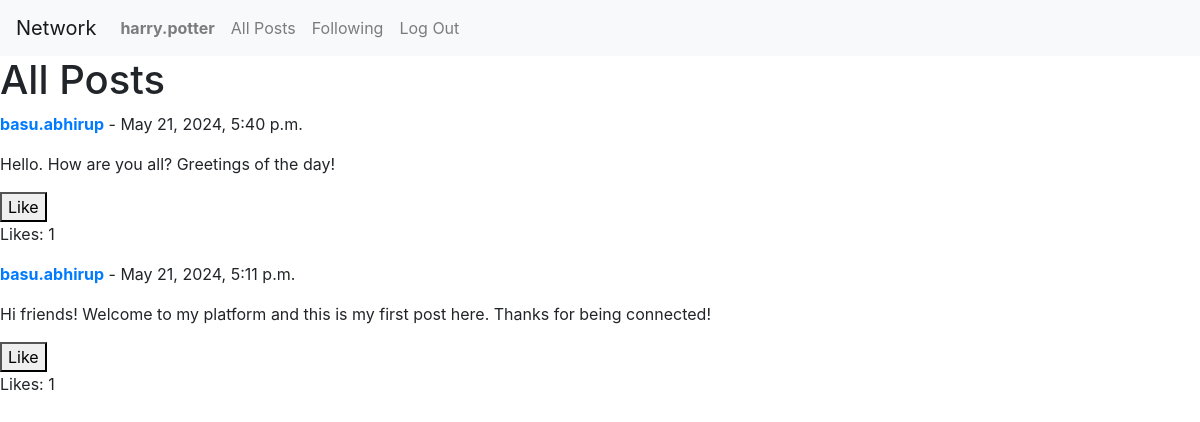
The page /following (signed in) on the database its author committed.
### network/models.py (models this page shows, shortened)
class User(AbstractUser):
    pass

class Post(models.Model):
  user = models.ForeignKey(User, on_delete=models.CASCADE)
  content = models.TextField()
  timestamp = models.DateTimeField(auto_now_add=True)
  likes = models.PositiveIntegerField(default=0)

### network/views.py (the view)
# urls.py: path('following', views.following_posts, name='following_posts'),
@login_required
def following_posts(request):
  following = request.user.following.all()
  following_users = [f.following for f in following]
  following_posts = Post.objects.filter(user__in=following_users).order_by('-timestamp')
  posts = []
  for post in following_posts:
    already_liked = post.liked_by.filter(user=request.user).exists()
    posts.append({
      'post': post,
      'already_liked': already_liked
      })
  return render(request, 'network/all_posts.html', {
    'posts': posts
    })

### network/templates/network/all_posts.html (shortened to what this page needs)
{% extends "network/layout.html" %}
{% block body %}
    <h1>All Posts</h1>
    {% for post in posts %}
    <div class="post">
        <p><a href="{% url 'profile' post.post.user.username %}"><b>{{ post.post.user.username }}</b></a> - {{ post.post.timestamp }}</p>
        <p>{{ post.post.content }}</p>
        {% if user.is_authenticated %}
            <button class="like-button" data-post-id="{{ post.post.id }}" onclick="handleLiking(event)">
                {% if post.already_liked == True %}
                    Unlike
                {% else %}
                    Like
                {% endif %}
            </button>
        {% endif %}
        <p id="like-count-{{ post.post.id }}">Likes: {{ post.post.likes }}</p>
        </div>
    {% endfor %}
{% endblock %}

### network/templates/network/layout.html (shortened to what this page needs)
{% load static %}
<!DOCTYPE html>
<html lang="en">
    <head>
        <link rel="stylesheet" href="https://stackpath.bootstrapcdn.com/bootstrap/4.4.1/css/bootstrap.min.css">
        <link href="{% static 'network/styles.css' %}" rel="stylesheet">
    </head>
    <body>
        <nav class="navbar navbar-expand-lg navbar-light bg-light">
            <a class="navbar-brand" href="{% url 'index' %}">Network</a>
            <div>
              <ul class="navbar-nav mr-auto">
                {% if user.is_authenticated %}
                    <li class="nav-item">
                        <a class="nav-link" href="{% url 'profile' user.username %}"><strong>{{ user.username }}</strong></a>
                    </li>
                {% endif %}
                <li class="nav-item">
                  <a class="nav-link" href="{% url 'posts' %}">All Posts</a>
                </li>
                {% if user.is_authenticated %}
                    <li class="nav-item">
                        <a class="nav-link" href="{% url 'following_posts' %}">Following</a>
                    </li>
                    <li class="nav-item">
                        <a class="nav-link" href="{% url 'logout' %}">Log Out</a>
                    </li>
                {% endif %}
              </ul>
            </div>
          </nav>
        <div class="body">
            {% block body %}
            {% endblock %}
        </div>
    </body>
</html>

### rows shown on the page
User: username "harry.potter"
Post: post.user.username "basu.abhirup", post.timestamp "May 21, 2024, 5:40 p.m.", post.content "Hello. How are you all? Greetings of the day!", post.likes "1"
Post: post.user.username "basu.abhirup", post.timestamp "May 21, 2024, 5:11 p.m.", post.content "Hi friends! Welcome to my platform and this is my first post here. Thanks for being connected!", post.likes "1"
